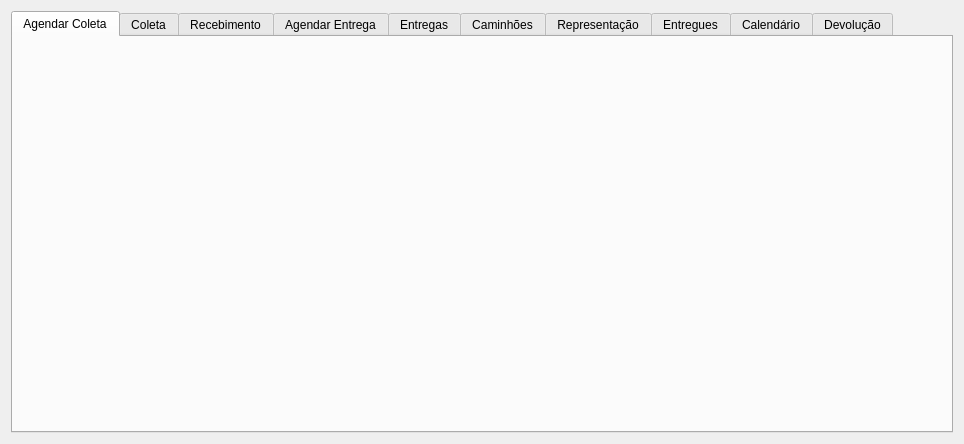
<?xml version="1.0" encoding="UTF-8"?>
<ui version="4.0">
 <class>TabLogistica</class>
 <widget class="QWidget" name="TabLogistica">
  <property name="enabled">
   <bool>true</bool>
  </property>
  <property name="geometry">
   <rect>
    <x>0</x>
    <y>0</y>
    <width>964</width>
    <height>444</height>
   </rect>
  </property>
  <property name="windowTitle">
   <string>Form</string>
  </property>
  <layout class="QGridLayout" name="gridLayout">
   <item row="0" column="0">
    <widget class="QSplitter" name="splitter">
     <property name="orientation">
      <enum>Qt::Horizontal</enum>
     </property>
     <widget class="QTabWidget" name="tabWidgetLogistica">
      <property name="currentIndex">
       <number>0</number>
      </property>
      <widget class="QWidget" name="tabAgendarColeta">
       <attribute name="title">
        <string>Agendar Coleta</string>
       </attribute>
       <layout class="QVBoxLayout" name="verticalLayout">
        <property name="spacing">
         <number>0</number>
        </property>
        <property name="leftMargin">
         <number>0</number>
        </property>
        <property name="topMargin">
         <number>0</number>
        </property>
        <property name="rightMargin">
         <number>0</number>
        </property>
        <property name="bottomMargin">
         <number>0</number>
        </property>
        <item>
         <widget class="WidgetLogisticaAgendarColeta" name="widgetAgendarColeta" native="true"/>
        </item>
       </layout>
      </widget>
      <widget class="QWidget" name="tabColeta">
       <attribute name="title">
        <string>Coleta</string>
       </attribute>
       <layout class="QGridLayout" name="gridLayout_4">
        <property name="leftMargin">
         <number>0</number>
        </property>
        <property name="topMargin">
         <number>0</number>
        </property>
        <property name="rightMargin">
         <number>0</number>
        </property>
        <property name="bottomMargin">
         <number>0</number>
        </property>
        <property name="spacing">
         <number>0</number>
        </property>
        <item row="0" column="0">
         <widget class="WidgetLogisticaColeta" name="widgetColeta" native="true"/>
        </item>
       </layout>
      </widget>
      <widget class="QWidget" name="tabRecebimento">
       <attribute name="title">
        <string>Recebimento</string>
       </attribute>
       <layout class="QGridLayout" name="gridLayout_28">
        <property name="leftMargin">
         <number>0</number>
        </property>
        <property name="topMargin">
         <number>0</number>
        </property>
        <property name="rightMargin">
         <number>0</number>
        </property>
        <property name="bottomMargin">
         <number>0</number>
        </property>
        <property name="spacing">
         <number>0</number>
        </property>
        <item row="0" column="0">
         <widget class="WidgetLogisticaRecebimento" name="widgetRecebimento" native="true"/>
        </item>
       </layout>
      </widget>
      <widget class="QWidget" name="tabAgendarEntrega">
       <attribute name="title">
        <string>Agendar Entrega</string>
       </attribute>
       <layout class="QGridLayout" name="gridLayout_2">
        <property name="leftMargin">
         <number>0</number>
        </property>
        <property name="topMargin">
         <number>0</number>
        </property>
        <property name="rightMargin">
         <number>0</number>
        </property>
        <property name="bottomMargin">
         <number>0</number>
        </property>
        <property name="spacing">
         <number>0</number>
        </property>
        <item row="0" column="0">
         <widget class="WidgetLogisticaAgendarEntrega" name="widgetAgendaEntrega" native="true"/>
        </item>
       </layout>
      </widget>
      <widget class="QWidget" name="tabEntregas">
       <attribute name="title">
        <string>Entregas</string>
       </attribute>
       <layout class="QGridLayout" name="gridLayout_27">
        <property name="leftMargin">
         <number>0</number>
        </property>
        <property name="topMargin">
         <number>0</number>
        </property>
        <property name="rightMargin">
         <number>0</number>
        </property>
        <property name="bottomMargin">
         <number>0</number>
        </property>
        <property name="spacing">
         <number>0</number>
        </property>
        <item row="0" column="0">
         <widget class="WidgetLogisticaEntregas" name="widgetCalendarioEntrega" native="true"/>
        </item>
       </layout>
      </widget>
      <widget class="QWidget" name="tabCaminhoes">
       <attribute name="title">
        <string>Caminhões</string>
       </attribute>
       <layout class="QGridLayout" name="gridLayout_6">
        <property name="leftMargin">
         <number>0</number>
        </property>
        <property name="topMargin">
         <number>0</number>
        </property>
        <property name="rightMargin">
         <number>0</number>
        </property>
        <property name="bottomMargin">
         <number>0</number>
        </property>
        <property name="spacing">
         <number>0</number>
        </property>
        <item row="0" column="0">
         <widget class="WidgetLogisticaCaminhao" name="widgetCaminhao" native="true"/>
        </item>
       </layout>
      </widget>
      <widget class="QWidget" name="tabRepresentacao">
       <attribute name="title">
        <string>Representação</string>
       </attribute>
       <layout class="QGridLayout" name="gridLayout_3">
        <property name="leftMargin">
         <number>0</number>
        </property>
        <property name="topMargin">
         <number>0</number>
        </property>
        <property name="rightMargin">
         <number>0</number>
        </property>
        <property name="bottomMargin">
         <number>0</number>
        </property>
        <property name="spacing">
         <number>0</number>
        </property>
        <item row="0" column="0">
         <widget class="WidgetLogisticaRepresentacao" name="widgetRepresentacao" native="true"/>
        </item>
       </layout>
      </widget>
      <widget class="QWidget" name="tabEntregues">
       <attribute name="title">
        <string>Entregues</string>
       </attribute>
       <layout class="QGridLayout" name="gridLayout_5">
        <property name="leftMargin">
         <number>0</number>
        </property>
        <property name="topMargin">
         <number>0</number>
        </property>
        <property name="rightMargin">
         <number>0</number>
        </property>
        <property name="bottomMargin">
         <number>0</number>
        </property>
        <property name="spacing">
         <number>0</number>
        </property>
        <item row="0" column="0">
         <widget class="WidgetLogisticaEntregues" name="widgetEntregues" native="true"/>
        </item>
       </layout>
      </widget>
      <widget class="QWidget" name="tabCalendario">
       <attribute name="title">
        <string>Calendário</string>
       </attribute>
       <layout class="QGridLayout" name="gridLayout_7">
        <property name="leftMargin">
         <number>0</number>
        </property>
        <property name="topMargin">
         <number>0</number>
        </property>
        <property name="rightMargin">
         <number>0</number>
        </property>
        <property name="bottomMargin">
         <number>0</number>
        </property>
        <property name="spacing">
         <number>0</number>
        </property>
        <item row="0" column="0">
         <widget class="WidgetLogisticaCalendario" name="widgetCalendario" native="true"/>
        </item>
       </layout>
      </widget>
      <widget class="QWidget" name="tab">
       <attribute name="title">
        <string>Devolução</string>
       </attribute>
       <layout class="QGridLayout" name="gridLayout_8">
        <item row="0" column="0">
         <widget class="WidgetDevolucao" name="widgetDevolucao" native="true"/>
        </item>
       </layout>
      </widget>
     </widget>
    </widget>
   </item>
  </layout>
 </widget>
 <customwidgets>
  <customwidget>
   <class>WidgetLogisticaRecebimento</class>
   <extends>QWidget</extends>
   <header>src/widgetlogisticarecebimento.h</header>
   <container>1</container>
  </customwidget>
  <customwidget>
   <class>WidgetLogisticaAgendarEntrega</class>
   <extends>QWidget</extends>
   <header>src/widgetlogisticaagendarentrega.h</header>
   <container>1</container>
  </customwidget>
  <customwidget>
   <class>WidgetLogisticaRepresentacao</class>
   <extends>QWidget</extends>
   <header>src/widgetlogisticarepresentacao.h</header>
   <container>1</container>
  </customwidget>
  <customwidget>
   <class>WidgetLogisticaAgendarColeta</class>
   <extends>QWidget</extends>
   <header>src/widgetlogisticaagendarcoleta.h</header>
   <container>1</container>
  </customwidget>
  <customwidget>
   <class>WidgetLogisticaEntregas</class>
   <extends>QWidget</extends>
   <header>src/widgetlogisticaentregas.h</header>
   <container>1</container>
  </customwidget>
  <customwidget>
   <class>WidgetLogisticaColeta</class>
   <extends>QWidget</extends>
   <header>src/widgetlogisticacoleta.h</header>
   <container>1</container>
  </customwidget>
  <customwidget>
   <class>WidgetLogisticaCaminhao</class>
   <extends>QWidget</extends>
   <header>src/widgetlogisticacaminhao.h</header>
   <container>1</container>
  </customwidget>
  <customwidget>
   <class>WidgetLogisticaEntregues</class>
   <extends>QWidget</extends>
   <header>src/widgetlogisticaentregues.h</header>
   <container>1</container>
  </customwidget>
  <customwidget>
   <class>WidgetLogisticaCalendario</class>
   <extends>QWidget</extends>
   <header>src/widgetlogisticacalendario.h</header>
   <container>1</container>
  </customwidget>
  <customwidget>
   <class>WidgetDevolucao</class>
   <extends>QWidget</extends>
   <header>src/widgetdevolucao.h</header>
   <container>1</container>
  </customwidget>
 </customwidgets>
 <resources/>
 <connections/>
</ui>
